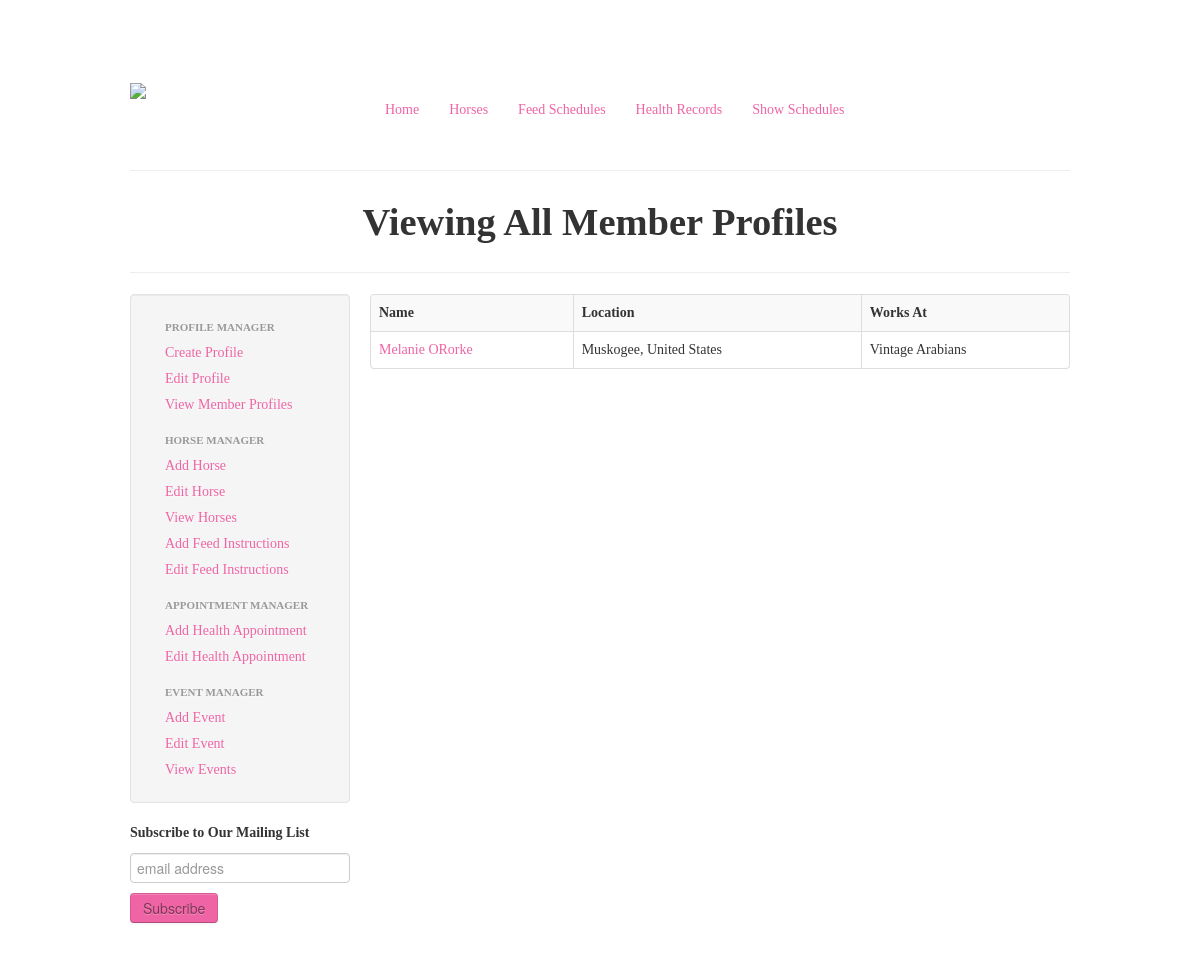
/backup/viewProfiles.php (signed in), run on the app's committed database.
### tables this page shows
CREATE TABLE IF NOT EXISTS `members` (
  `id` int(255) NOT NULL AUTO_INCREMENT,
  `firstname` varchar(255) NOT NULL,
  `lastname` varchar(255) NOT NULL,
  `gender` varchar(255) NOT NULL,
  `city` varchar(255) NOT NULL,
  `country` varchar(255) NOT NULL,
  `phone` int(10) NOT NULL,
  `worksat` varchar(255) NOT NULL,
  `interests` text NOT NULL,
  PRIMARY KEY (`id`)
);

### backup/viewProfiles.php (the view, shortened to what this page needs)
<?php include('includes/header.php');?>
			<div class="row">
				<div class="span12">
					<h1 class="pink" align="center">Viewing All Member Profiles</h1>
				</div>
			</div>
			<div class="row">
				<div class="span12"><hr></div>
			</div>
			<div class="row">
				<?php include('includes/sidebar.php');?>
				  </div>
				  <div class="span9">
						<?php
						$memberList = mysql_query("SELECT * FROM members ORDER BY lastname ASC") or die(mysql_error());
						$num_rows = mysql_num_rows($memberList);
				    if($num_rows <= 0) {
							echo '<h5 class="grey">Sorry, no members found.</h5>';
						} else {
							echo '<table class="table table-striped table-bordered" width="100%">';
		            echo '<tr>';
		              echo '<th>Name</th>';
		              echo '<th>Location</th>';
		              echo '<th>Works At</th>';
		            echo '</tr>';
						while ($row = (mysql_fetch_assoc($memberList))) {
							echo '<tr>';
	              echo '<td>';
	                echo '<a href="profile.php?id='. $row['id'] .'">'. ($row['firstname']) .' '. ($row['lastname']) .'</a>';
	              echo '</td>';
	              echo '<td>'. $row['city'] .', '. $row['country'] .'</td>';
	              echo '<td>';
	          				echo $row['worksat'];
	  	          echo '</td>';
	        echo '</tr>';
        }
	      echo '</table>';
						}
						?>
				</div>
			</div>
			</div>

### backup/includes/header.php (style rules this page uses)
body { padding-top: 60px; padding-bottom: 40px; }

### data on the page
members: firstname "Melanie", lastname "ORorke", city "Muskogee", country "United States", worksat "Vintage Arabians"
